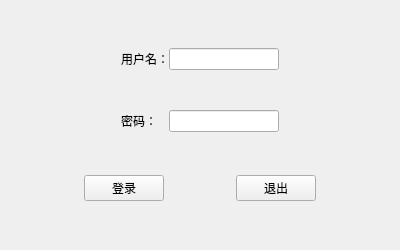
<?xml version="1.0" encoding="UTF-8"?>
<ui version="4.0">
 <class>login_window</class>
 <widget class="QWidget" name="login_window">
  <property name="geometry">
   <rect>
    <x>0</x>
    <y>0</y>
    <width>400</width>
    <height>250</height>
   </rect>
  </property>
  <property name="minimumSize">
   <size>
    <width>400</width>
    <height>250</height>
   </size>
  </property>
  <property name="maximumSize">
   <size>
    <width>400</width>
    <height>250</height>
   </size>
  </property>
  <property name="windowTitle">
   <string>登录窗口</string>
  </property>
  <layout class="QVBoxLayout" name="verticalLayout">
   <item>
    <widget class="QWidget" name="widget_3" native="true">
     <property name="sizePolicy">
      <sizepolicy hsizetype="Preferred" vsizetype="Fixed">
       <horstretch>0</horstretch>
       <verstretch>0</verstretch>
      </sizepolicy>
     </property>
     <layout class="QGridLayout" name="gridLayout">
      <property name="leftMargin">
       <number>0</number>
      </property>
      <property name="topMargin">
       <number>0</number>
      </property>
      <property name="rightMargin">
       <number>0</number>
      </property>
      <property name="bottomMargin">
       <number>0</number>
      </property>
      <property name="spacing">
       <number>0</number>
      </property>
      <item row="2" column="1">
       <widget class="QLabel" name="label_2">
        <property name="text">
         <string>密码：</string>
        </property>
       </widget>
      </item>
      <item row="0" column="3">
       <spacer name="horizontalSpacer_5">
        <property name="orientation">
         <enum>Qt::Horizontal</enum>
        </property>
        <property name="sizeHint" stdset="0">
         <size>
          <width>40</width>
          <height>20</height>
         </size>
        </property>
       </spacer>
      </item>
      <item row="2" column="2">
       <widget class="QLineEdit" name="lineEdit_2">
        <property name="echoMode">
         <enum>QLineEdit::Password</enum>
        </property>
       </widget>
      </item>
      <item row="0" column="2">
       <widget class="QLineEdit" name="lineEdit"/>
      </item>
      <item row="0" column="0">
       <spacer name="horizontalSpacer_4">
        <property name="orientation">
         <enum>Qt::Horizontal</enum>
        </property>
        <property name="sizeHint" stdset="0">
         <size>
          <width>40</width>
          <height>20</height>
         </size>
        </property>
       </spacer>
      </item>
      <item row="0" column="1">
       <widget class="QLabel" name="label">
        <property name="text">
         <string>用户名：</string>
        </property>
       </widget>
      </item>
      <item row="1" column="1">
       <spacer name="verticalSpacer">
        <property name="orientation">
         <enum>Qt::Vertical</enum>
        </property>
        <property name="sizeHint" stdset="0">
         <size>
          <width>20</width>
          <height>40</height>
         </size>
        </property>
       </spacer>
      </item>
     </layout>
    </widget>
   </item>
   <item>
    <widget class="QWidget" name="widget" native="true">
     <property name="sizePolicy">
      <sizepolicy hsizetype="Preferred" vsizetype="Fixed">
       <horstretch>0</horstretch>
       <verstretch>0</verstretch>
      </sizepolicy>
     </property>
     <layout class="QHBoxLayout" name="horizontalLayout">
      <property name="spacing">
       <number>0</number>
      </property>
      <property name="leftMargin">
       <number>0</number>
      </property>
      <property name="topMargin">
       <number>0</number>
      </property>
      <property name="rightMargin">
       <number>0</number>
      </property>
      <property name="bottomMargin">
       <number>0</number>
      </property>
      <item>
       <spacer name="horizontalSpacer">
        <property name="orientation">
         <enum>Qt::Horizontal</enum>
        </property>
        <property name="sizeHint" stdset="0">
         <size>
          <width>40</width>
          <height>20</height>
         </size>
        </property>
       </spacer>
      </item>
      <item>
       <widget class="QPushButton" name="pushButton">
        <property name="text">
         <string>登录</string>
        </property>
       </widget>
      </item>
      <item>
       <spacer name="horizontalSpacer_3">
        <property name="orientation">
         <enum>Qt::Horizontal</enum>
        </property>
        <property name="sizeHint" stdset="0">
         <size>
          <width>25</width>
          <height>15</height>
         </size>
        </property>
       </spacer>
      </item>
      <item>
       <widget class="QPushButton" name="pushButton_2">
        <property name="text">
         <string>退出</string>
        </property>
       </widget>
      </item>
      <item>
       <spacer name="horizontalSpacer_2">
        <property name="orientation">
         <enum>Qt::Horizontal</enum>
        </property>
        <property name="sizeHint" stdset="0">
         <size>
          <width>40</width>
          <height>20</height>
         </size>
        </property>
       </spacer>
      </item>
     </layout>
    </widget>
   </item>
  </layout>
 </widget>
 <resources/>
 <connections/>
</ui>
